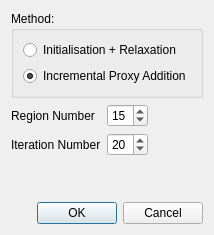
<?xml version="1.0" encoding="UTF-8"?>
<ui version="4.0">
 <class>Settings</class>
 <widget class="QDialog" name="Settings">
  <property name="geometry">
   <rect>
    <x>0</x>
    <y>0</y>
    <width>191</width>
    <height>180</height>
   </rect>
  </property>
  <property name="windowTitle">
   <string>Settings</string>
  </property>
  <layout class="QVBoxLayout" name="verticalLayout">
   <property name="sizeConstraint">
    <enum>QLayout::SetFixedSize</enum>
   </property>
   <item>
    <widget class="QGroupBox" name="groupBox">
     <property name="title">
      <string>Method:</string>
     </property>
     <layout class="QVBoxLayout" name="verticalLayout_2">
      <item>
       <widget class="QRadioButton" name="radioInit">
        <property name="text">
         <string>Initialisation + Relaxation</string>
        </property>
        <property name="checked">
         <bool>false</bool>
        </property>
       </widget>
      </item>
      <item>
       <widget class="QRadioButton" name="radioInc">
        <property name="text">
         <string>Incremental Proxy Addition</string>
        </property>
        <property name="checked">
         <bool>true</bool>
        </property>
       </widget>
      </item>
     </layout>
    </widget>
   </item>
   <item>
    <layout class="QGridLayout" name="gridLayout">
     <item row="0" column="0">
      <widget class="QLabel" name="label">
       <property name="text">
        <string>Region Number</string>
       </property>
      </widget>
     </item>
     <item row="1" column="0">
      <widget class="QLabel" name="label_2">
       <property name="text">
        <string>Iteration Number</string>
       </property>
      </widget>
     </item>
     <item row="0" column="1">
      <widget class="QSpinBox" name="CtrlReg">
       <property name="value">
        <number>15</number>
       </property>
      </widget>
     </item>
     <item row="1" column="1">
      <widget class="QSpinBox" name="CtrlIter">
       <property name="value">
        <number>20</number>
       </property>
      </widget>
     </item>
     <item row="0" column="2">
      <spacer name="horizontalSpacer">
       <property name="orientation">
        <enum>Qt::Horizontal</enum>
       </property>
       <property name="sizeHint" stdset="0">
        <size>
         <width>40</width>
         <height>20</height>
        </size>
       </property>
      </spacer>
     </item>
     <item row="2" column="0">
      <spacer name="verticalSpacer">
       <property name="orientation">
        <enum>Qt::Vertical</enum>
       </property>
       <property name="sizeHint" stdset="0">
        <size>
         <width>20</width>
         <height>40</height>
        </size>
       </property>
      </spacer>
     </item>
    </layout>
   </item>
   <item>
    <widget class="QDialogButtonBox" name="buttonBox">
     <property name="orientation">
      <enum>Qt::Horizontal</enum>
     </property>
     <property name="standardButtons">
      <set>QDialogButtonBox::Cancel|QDialogButtonBox::Ok</set>
     </property>
    </widget>
   </item>
  </layout>
 </widget>
 <resources/>
 <connections>
  <connection>
   <sender>buttonBox</sender>
   <signal>accepted()</signal>
   <receiver>Settings</receiver>
   <slot>accept()</slot>
   <hints>
    <hint type="sourcelabel">
     <x>248</x>
     <y>254</y>
    </hint>
    <hint type="destinationlabel">
     <x>157</x>
     <y>274</y>
    </hint>
   </hints>
  </connection>
  <connection>
   <sender>buttonBox</sender>
   <signal>rejected()</signal>
   <receiver>Settings</receiver>
   <slot>reject()</slot>
   <hints>
    <hint type="sourcelabel">
     <x>316</x>
     <y>260</y>
    </hint>
    <hint type="destinationlabel">
     <x>286</x>
     <y>274</y>
    </hint>
   </hints>
  </connection>
 </connections>
</ui>
